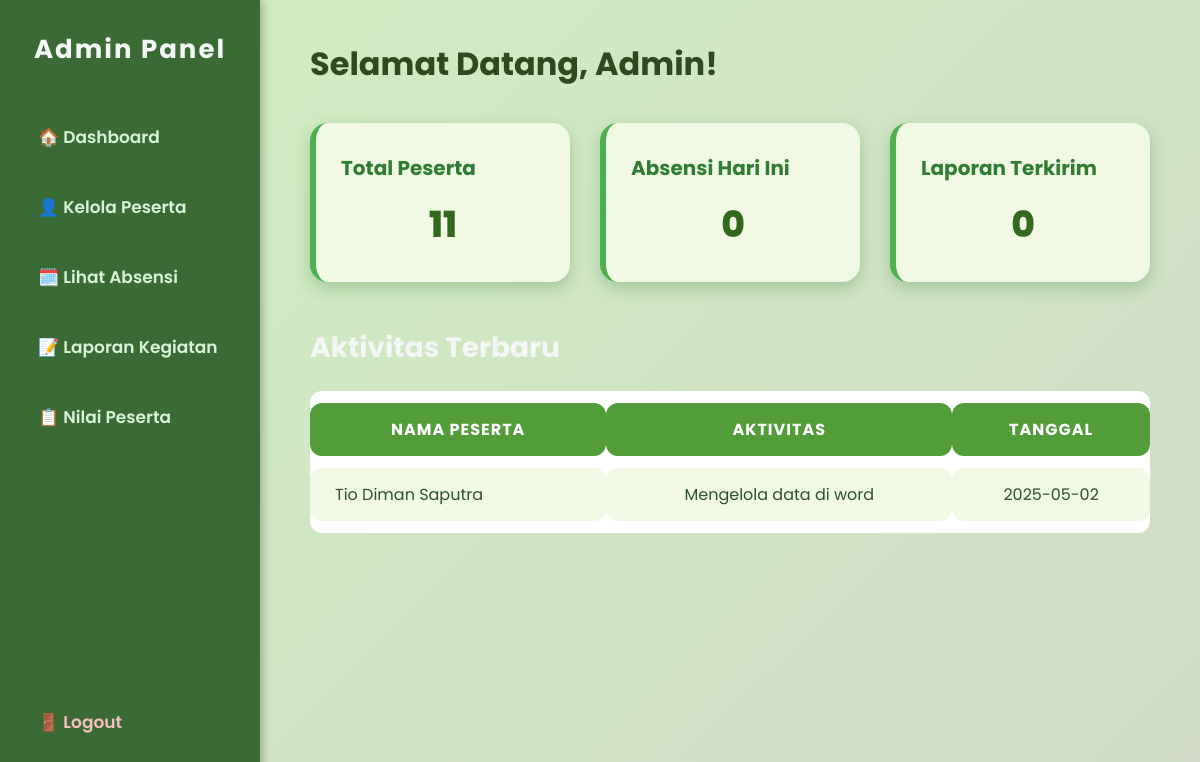
/admin_dashboard.php (signed in), run on the app's committed database.
### tables this page shows
CREATE TABLE `laporan` (
  `id` int(11) NOT NULL,
  `peserta_id` varchar(20) NOT NULL,
  `tanggal` date NOT NULL,
  `aktivitas` text NOT NULL,
  `status` varchar(20) NOT NULL,
  `bukti_kegiatan` varchar(255) DEFAULT NULL,
  `validasi` varchar(50) DEFAULT NULL,
  `catatan` text DEFAULT NULL
);

CREATE TABLE `peserta` (
  `id` int(11) NOT NULL,
  `peserta_id` varchar(20) DEFAULT NULL,
  `nama` varchar(100) NOT NULL,
  `no_hp` varchar(20) DEFAULT NULL,
  `lembaga_pendidikan` varchar(75) NOT NULL,
  `jurusan` varchar(65) NOT NULL,
  `username` varchar(100) NOT NULL,
  `password` varchar(255) NOT NULL,
  `tanggal_masuk` date DEFAULT NULL,
  `tanggal_keluar` date DEFAULT NULL,
  `durasi_magang` int(11) DEFAULT NULL,
  `status_validasi` enum('pending','diterima','ditolak') DEFAULT 'pending'
);

### admin_dashboard.php (the view, shortened to what this page needs)
<?php
$conn = new mysqli("localhost", "root", "", "pertanian_db");
$totalPesertaQuery = "SELECT COUNT(*) AS total FROM peserta";
$totalPesertaResult = $conn->query($totalPesertaQuery);
$totalPeserta = $totalPesertaResult->fetch_assoc()['total'];
$tanggalHariIni = date('Y-m-d');
$absensiHariIniQuery = "SELECT COUNT(*) AS total FROM absensi WHERE tanggal = '$tanggalHariIni'";
$absensiHariIniResult = $conn->query($absensiHariIniQuery);
$absensiHariIni = $absensiHariIniResult->fetch_assoc()['total'];
$laporanTerkirimQuery = "SELECT COUNT(*) AS total FROM laporan WHERE tanggal = '$tanggalHariIni'";
$laporanTerkirimResult = $conn->query($laporanTerkirimQuery);
$laporanTerkirim = $laporanTerkirimResult->fetch_assoc()['total'];
$aktivitasTerbaruQuery = "
    SELECT p.nama, l.aktivitas, l.tanggal
    FROM laporan l
    JOIN peserta p ON l.peserta_id = p.peserta_id
    ORDER BY l.tanggal DESC LIMIT 5
";
$aktivitasTerbaruResult = $conn->query($aktivitasTerbaruQuery);
?>
<!DOCTYPE html>
<html lang="id">
<head>
</head>
<body>
<div class="wrapper">
    <div class="sidebar" id="sidebar">
        <h2>Admin Panel</h2>
        <a href="admin_dashboard.php">🏠 Dashboard</a>
        <a href="manage_peserta.php">👤 Kelola Peserta</a>
        <a href="absensi_admin.php">🗓️ Lihat Absensi</a>
        <a href="laporan_admin.php">📝 Laporan Kegiatan</a>
        <a href="nilai_peserta.php">📋 Nilai Peserta</a>
        <a href="logout.php" class="logout">🚪 Logout</a>
    </div>
    <div class="content">
        <div class="header">
            <h1>Selamat Datang, Admin!</h1>
        </div>
        <div class="cards">
            <div class="card"><h3>Total Peserta</h3><p><?= $totalPeserta ?></p></div>
            <div class="card"><h3>Absensi Hari Ini</h3><p><?= $absensiHariIni ?></p></div>
            <div class="card"><h3>Laporan Terkirim</h3><p><?= $laporanTerkirim ?></p></div>
        </div>
        <h2>Aktivitas Terbaru</h2>
        <div class="table-container">
            <table>
                <thead>
                    <tr>
                        <th>Nama Peserta</th>
                        <th>Aktivitas</th>
                        <th>Tanggal</th>
                    </tr>
                </thead>
                <tbody>
                <?php while ($row = $aktivitasTerbaruResult->fetch_assoc()): ?>
                    <tr>
                        <td><?= htmlspecialchars($row['nama']) ?></td>
                        <td><?= htmlspecialchars($row['aktivitas']) ?></td>
                        <td><?= htmlspecialchars($row['tanggal']) ?></td>
                    </tr>
                <?php endwhile; ?>
                </tbody>
            </table>
        </div>
    </div>
</div>
</body>
</html>

### admin_dashboard.php (style rules this page uses)
* { box-sizing: border-box; margin: 0; padding: 0; }
body { font-family: 'Poppins', sans-serif; background: linear-gradient(135deg, #d0f0c0, rgb(209, 219, 199)); color: #2e4a1f; min-height: 100vh; overflow-x: hidden; }
.wrapper { display: flex; min-height: 100vh; }
.sidebar { background-color: #3a6b35; color: #f0f9f0; width: 260px; padding: 30px 20px; display: flex; flex-direction: column; box-shadow: 4px 0 8px rgba(0,0,0,0.2); height: 100vh; position: relative; transition: left 0.3s ease; }
.sidebar h2 { font-weight: 700; font-size: 26px; margin-bottom: 40px; text-align: center; letter-spacing: 2px; }
.sidebar a { color: #d9f5d9; padding: 15px 18px; margin-bottom: 14px; border-radius: 12px; text-decoration: none; font-weight: 600; font-size: 17px; display: flex; align-items: center; gap: 10px; transition: background-color 0.3s ease; }
.sidebar a.logout { margin-top: auto; margin-bottom: 20px; color: #f8c1c1; }
.content { flex: 1; padding: 40px 50px; }
.header h1 { font-weight: 700; font-size: 32px; margin-bottom: 35px; }
.cards { display: flex; gap: 30px; margin-bottom: 45px; flex-wrap: wrap; }
.card { background: #f1f9e4; flex: 1 1 250px; padding: 30px 25px; border-radius: 18px; box-shadow: 0 6px 16px rgba(46, 125, 50, 0.3); border-left: 6px solid #4caf50; display: flex; flex-direction: column; justify-content: center; }
.card h3 { font-size: 20px; font-weight: 700; color: #2e7d32; margin-bottom: 14px; }
.card p { font-size: 36px; font-weight: 800; color: #33691e; text-align: center; }
h2 { font-size: 28px; font-weight: 700; margin-bottom: 22px; color:rgb(244, 247, 245); }
.table-container { overflow-x: auto; overflow-y: auto; max-height: 300px; border-radius: 12px; background: #fff; }
table { width: 100%; min-width: 600px; border-collapse: separate; border-spacing: 0 12px; font-size: 16px; }
th, td { padding: 14px 15px; text-align: center; background-color: #f1f9e4; border-radius: 12px; color: #2f4f2f; }
th { background-color: #529d3a; color: white; font-weight: 700; text-transform: uppercase; letter-spacing: 1px; position: sticky; top: 0; z-index: 2; }
tr td:first-child { text-align: left; padding-left: 25px; }

### data on the page
laporan: peserta.nama "Tio Diman Saputra", aktivitas "Mengelola data di word", tanggal "2025-05-02"

### other printed values
$totalPeserta "11"
$absensiHariIni "0"
$laporanTerkirim "0"
